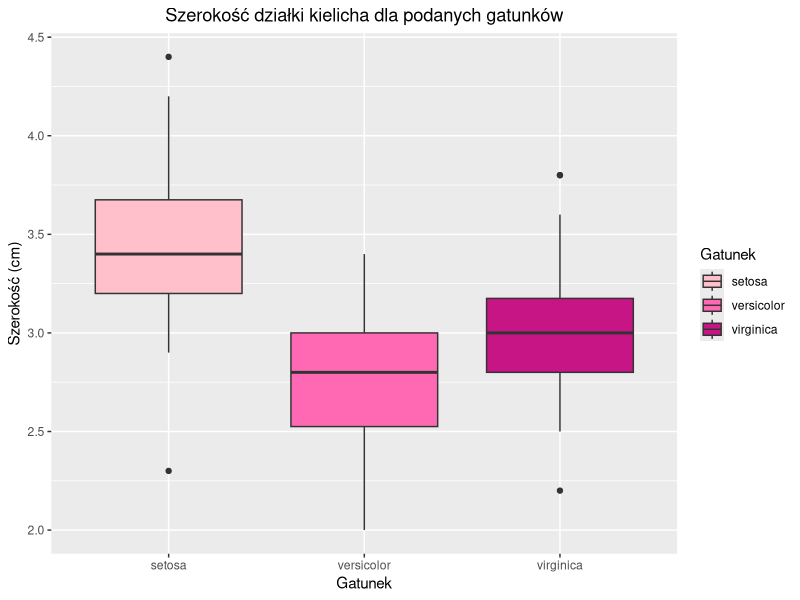
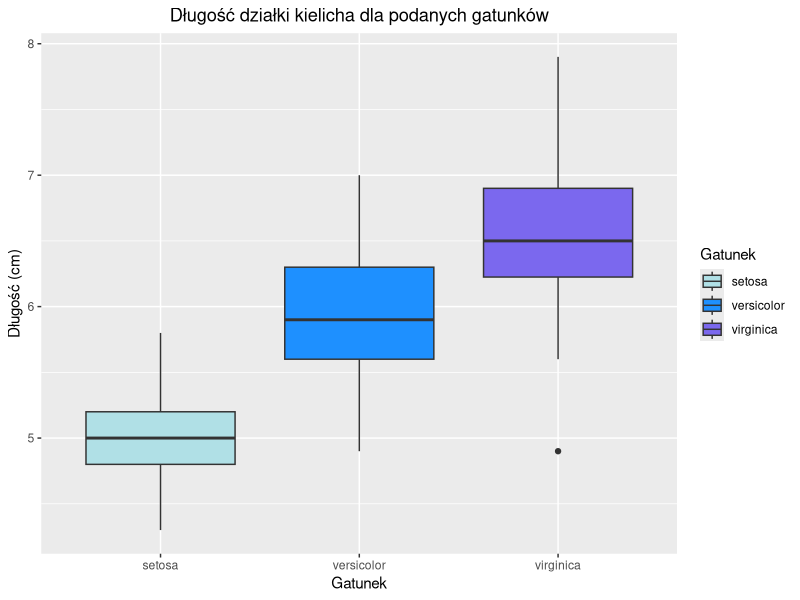
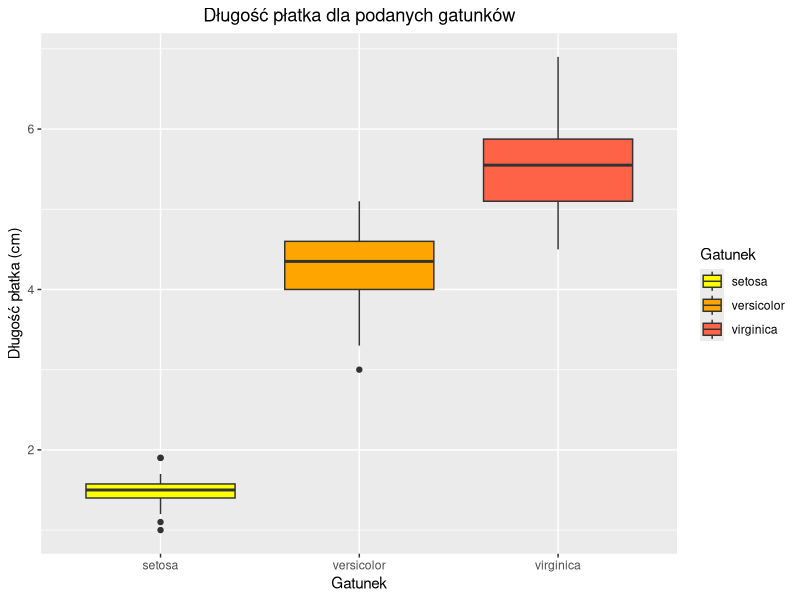
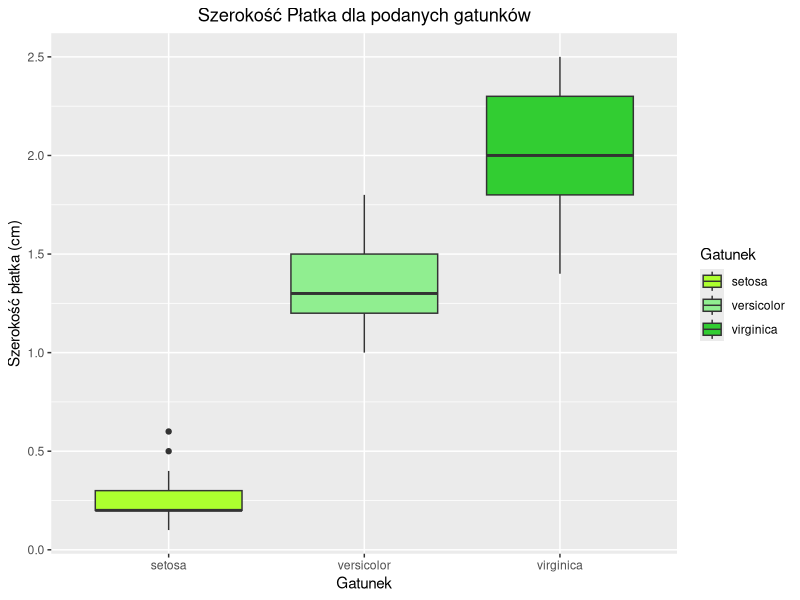
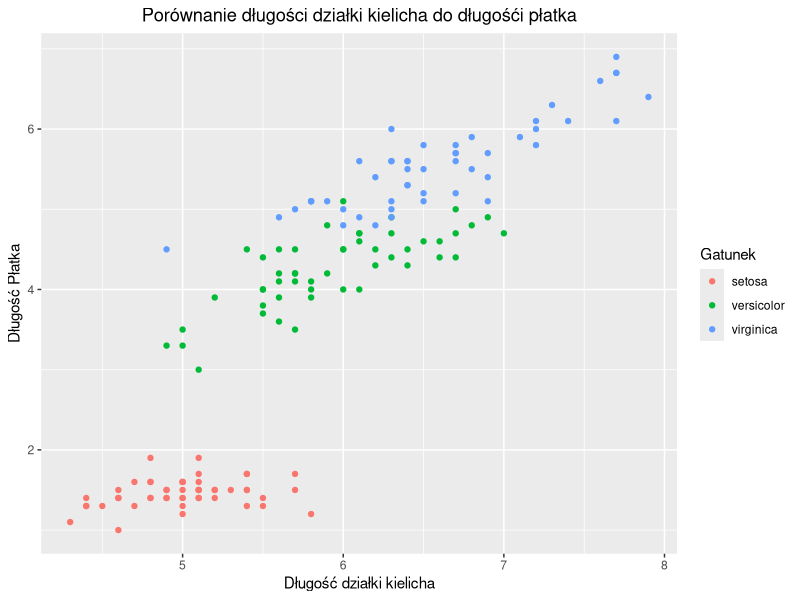
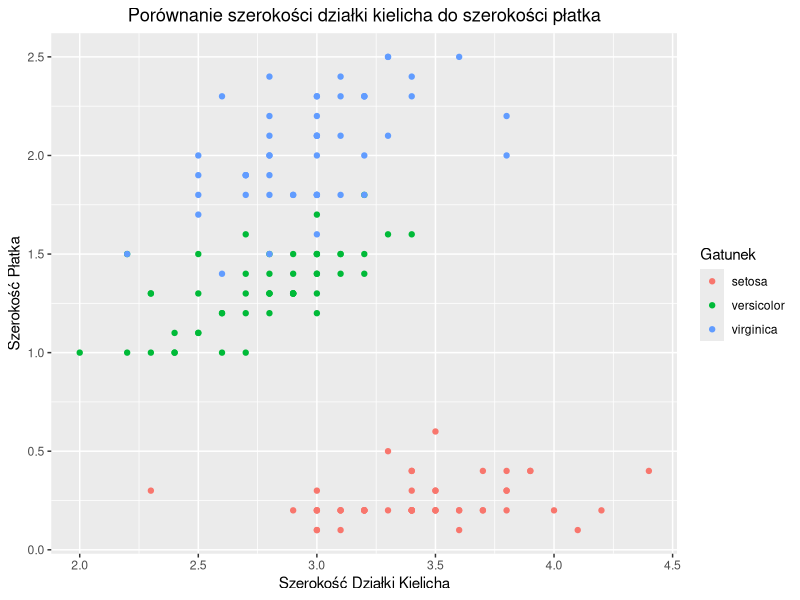
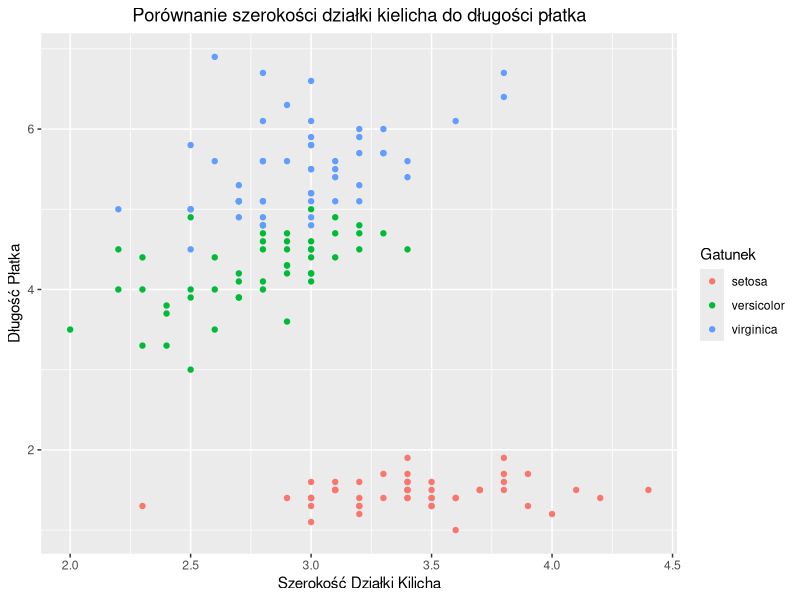
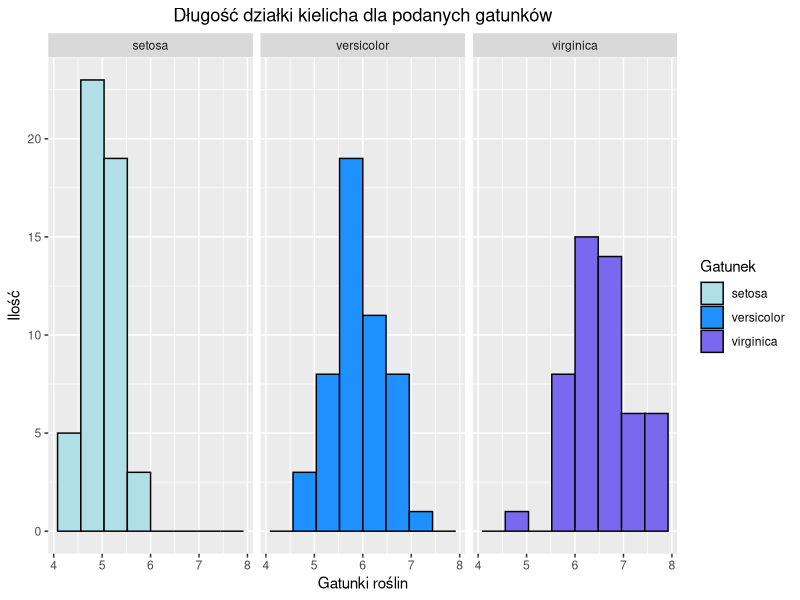

The R source for these figures, in order:
## ---- chunk 1
library(tidyverse)
library(dplyr)
library(tibble)
## ---- chunk 2
flowers <- as_tibble(iris)
flowers
## ---- chunk 3
colnames(flowers) <- c("Działki_Kielicha_Długość", "Działki_Kielicha_Szerokość","Długość_Płatka", "Szerokość_Płatka","Gatunek")
## ---- chunk 4
data_split <- split(flowers,flowers$Gatunek)
## ---- chunk 5
setosa <- filter(flowers, Gatunek == "setosa")
setosa
## ---- chunk 6
versicolor<- filter(flowers, Gatunek == "versicolor")
versicolor
## ---- chunk 7
virginica <- filter(flowers, Gatunek == "virginica")
virginica
## ---- chunk 8
ggplot(data=flowers, aes(x=Gatunek, y= Działki_Kielicha_Szerokość,fill = Gatunek)) + geom_boxplot()+ scale_fill_manual(values=c("#FFC0CB", "#FF69B4", "#C71585")) + ggtitle("Szerokość działki kielicha dla podanych gatunków") +
  theme(plot.title = element_text(hjust = 0.5)) + xlab("Gatunek") + ylab("Szerokość (cm)")
## ---- chunk 9
ggplot(data=flowers, aes(x=Gatunek, y= Działki_Kielicha_Długość,fill = Gatunek)) + geom_boxplot()+ scale_fill_manual(values=c("#B0E0E6", "#1E90FF", "#7B68EE")) + ggtitle("Długość działki kielicha dla podanych gatunków") +
  theme(plot.title = element_text(hjust = 0.5)) + xlab("Gatunek") + ylab("Długość (cm)")
## ---- chunk 10
ggplot(data=flowers, aes(x=Gatunek, y= Długość_Płatka,fill = Gatunek)) + geom_boxplot()+ scale_fill_manual(values=c("#FFFF00", "#FFA500", "#FF6347")) + ggtitle("Długość płatka dla podanych gatunków") +
  theme(plot.title = element_text(hjust = 0.5)) + xlab("Gatunek") + ylab("Długość płatka (cm)")
## ---- chunk 11
ggplot(data=flowers, aes(x=Gatunek, y=Szerokość_Płatka,fill = Gatunek)) + geom_boxplot()+ scale_fill_manual(values=c("#ADFF2F", "#90EE90", "#32CD32")) + ggtitle("Szerokość Płatka dla podanych gatunków") + theme(plot.title = element_text(hjust = 0.5)) + xlab("Gatunek") + ylab("Szerokość płatka (cm)")
## ---- chunk 12
ggplot(data=flowers, aes(x=Działki_Kielicha_Długość, y=Długość_Płatka, color=Gatunek))  + geom_point()+ggtitle("Porównanie długości działki kielicha do długośći płatka") +
  theme(plot.title = element_text(hjust = 0.5)) + ylab('Długość Płatka') + xlab('Długość działki kielicha')
## ---- chunk 13
ggplot(data=flowers, aes(x=Działki_Kielicha_Szerokość, y=Szerokość_Płatka, color=Gatunek)) + geom_point() + ggtitle("Porównanie szerokości działki kielicha do szerokości płatka") +
  theme(plot.title = element_text(hjust = 0.5))+ylab('Szerokość Płatka') + xlab('Szerokość Działki Kielicha')
## ---- chunk 14
ggplot(data=flowers, aes(x=Działki_Kielicha_Szerokość, y=Długość_Płatka, color=Gatunek)) + geom_point() + ggtitle("Porównanie szerokości działki kielicha do długości płatka") +
  theme(plot.title = element_text(hjust = 0.5))+ylab('Długość Płatka') + xlab('Szerokość Działki Kilicha')
## ---- chunk 15
ggplot(data = flowers , aes(x=Działki_Kielicha_Długość,fill=Gatunek)) + geom_histogram(bins = 17,binwidth = 0.48,color='black') + facet_wrap(~Gatunek)+scale_fill_manual(values=c("#B0E0E6", "#1E90FF", "#7B68EE")) + ggtitle("Długość działki kielicha dla podanych gatunków") +
  theme(plot.title = element_text(hjust = 0.5)) + xlab("Gatunki roślin") + ylab("Ilość")
## ---- chunk 16
ggplot(data = flowers , aes(x=Działki_Kielicha_Szerokość,fill=Gatunek)) + geom_histogram(bins = 17,binwidth = 0.3,color='black') + facet_wrap(~Gatunek)+ scale_fill_manual(values=c("#FFC0CB", "#FF69B4", "#C71585")) + ggtitle("Szerokość działki kielicha dla podanych gatunków") +
  theme(plot.title = element_text(hjust = 0.5)) + xlab("Gatunek roślin") + ylab("Ilość")

## ---- chunk 17
ggplot(data = flowers , aes(x=Długość_Płatka,fill=Gatunek)) + geom_histogram(bins = 17,binwidth = 0.78,color='black') + facet_wrap(~Gatunek)+
  scale_fill_manual(values=c("#FFFF00", "#FFA500", "#FF6347")) + ggtitle("Długość płatka dla podanych gatunków") +
  theme(plot.title = element_text(hjust = 0.5)) + xlab("Gatunek roślin") + ylab("Ilość")
## ---- chunk 18
ggplot(data = flowers , aes(x=Szerokość_Płatka,fill=Gatunek)) + geom_histogram(bins = 15,binwidth = 0.35,color='black') +scale_fill_manual(values=c("#ADFF2F", "#90EE90", "#32CD32")) + ggtitle("Szerokość Płatka dla podanych gatunków") + theme(plot.title = element_text(hjust = 0.5)) + xlab("Gatunek roślin") + ylab("Ilość")+ facet_wrap(~Gatunek)
## ---- chunk 19
cor.test(setosa$Działki_Kielicha_Szerokość,setosa$Długość_Płatka)
## ---- chunk 20
cor.test(virginica$Działki_Kielicha_Szerokość,virginica$Długość_Płatka)
## ---- chunk 21
cor.test(versicolor$Działki_Kielicha_Szerokość,versicolor$Długość_Płatka)
## ---- chunk 22
n <-50000
corelation<-rep(0,n)
for (i in 1:n) {
  sample_1<-sample(versicolor$Szerokość_Płatka,50,replace = FALSE)
  corelation[i] <- cor(versicolor$Długość_Płatka,sample_1)
}
quantile(corelation,c(0.025,0.975))

## ---- chunk 23
n <-50000
corelation<-rep(0,n)
for (i in 1:n) {
  sample_2<-sample(setosa$Szerokość_Płatka,50,replace = FALSE)
  corelation[i] <- cor(setosa$Długość_Płatka,sample_2)
}
quantile(corelation,c(0.025,0.975))

## ---- chunk 24
n <-50000
corelation<-rep(0,n)
for (i in 1:n) {
  sample_3<-sample(virginica$Szerokość_Płatka,50,replace = FALSE)
  corelation[i] <- cor(virginica$Długość_Płatka,sample_3)
}
quantile(corelation,c(0.025,0.975))
